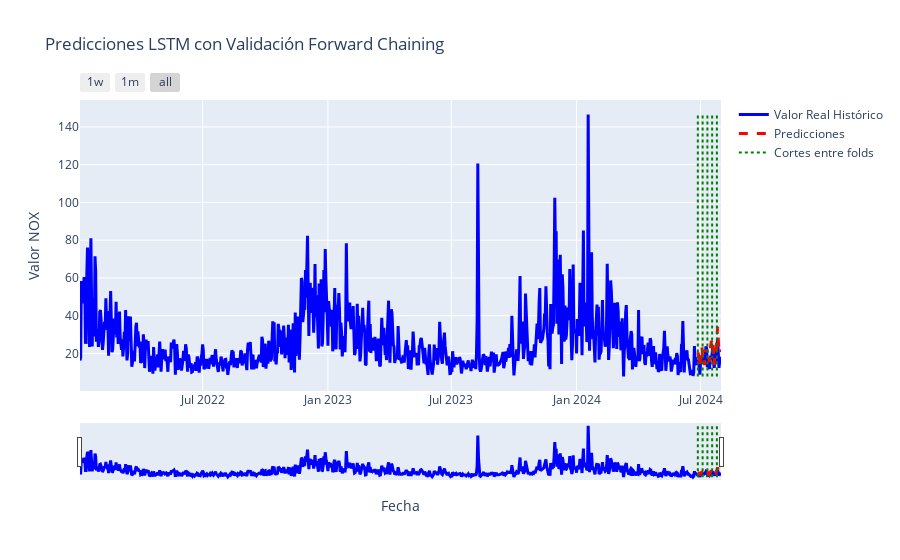

Notebook code for this chart:
### Markdown cell above
### Time series predictions

### Code cell
plot_time_series_with_predictions(
    historical_real_values = historical_real_values,
    historical_predictions = historical_predictions,
    cutoff_dates = cutoff_dates,
    historical_series = daily_Monterrey_NOX['NOX']
)

### Figure 1 — Plotly figure (JSON) as saved in the notebook; plotly's stock layout.template omitted (floating-point values rounded to 4 significant figures; data arrays with more than 128 entries replaced by an {"elided": "..."} marker saying what was removed)
{"data": [{"line": {"color": "blue", "width": 3}, "mode": "lines", "name": "Valor Real Histórico", "type": "scatter", "x": {"elided": "942 str values"}, "y": {"elided": "942 float values"}}, {"line": {"color": "red", "dash": "dash", "width": 3}, "mode": "lines", "name": "Predicciones", "type": "scatter", "x": {"elided": "942 str values"}, "y": {"elided": "942 float values"}}, {"line": {"color": "green", "dash": "dot", "width": 2}, "mode": "lines", "name": "Cortes entre folds", "showlegend": true, "type": "scatter", "x": ["2024-06-27T00:00:00", "2024-06-27T00:00:00"], "y": [7.8, 146.6]}, {"line": {"color": "green", "dash": "dot", "width": 2}, "mode": "lines", "showlegend": false, "type": "scatter", "x": ["2024-07-04T00:00:00", "2024-07-04T00:00:00"], "y": [7.8, 146.6]}, {"line": {"color": "green", "dash": "dot", "width": 2}, "mode": "lines", "showlegend": false, "type": "scatter", "x": ["2024-07-11T00:00:00", "2024-07-11T00:00:00"], "y": [7.8, 146.6]}, {"line": {"color": "green", "dash": "dot", "width": 2}, "mode": "lines", "showlegend": false, "type": "scatter", "x": ["2024-07-18T00:00:00", "2024-07-18T00:00:00"], "y": [7.8, 146.6]}, {"line": {"color": "green", "dash": "dot", "width": 2}, "mode": "lines", "showlegend": false, "type": "scatter", "x": ["2024-07-25T00:00:00", "2024-07-25T00:00:00"], "y": [7.8, 146.6]}], "layout": {"title": {"text": "Predicciones LSTM con Validación Forward Chaining"}, "xaxis": {"rangeselector": {"buttons": [{"count": 7, "label": "1w", "step": "day", "stepmode": "backward"}, {"count": 1, "label": "1m", "step": "month", "stepmode": "backward"}, {"step": "all"}]}, "rangeslider": {"visible": true}, "title": {"text": "Fecha"}}, "yaxis": {"title": {"text": "Valor NOX"}}}}
